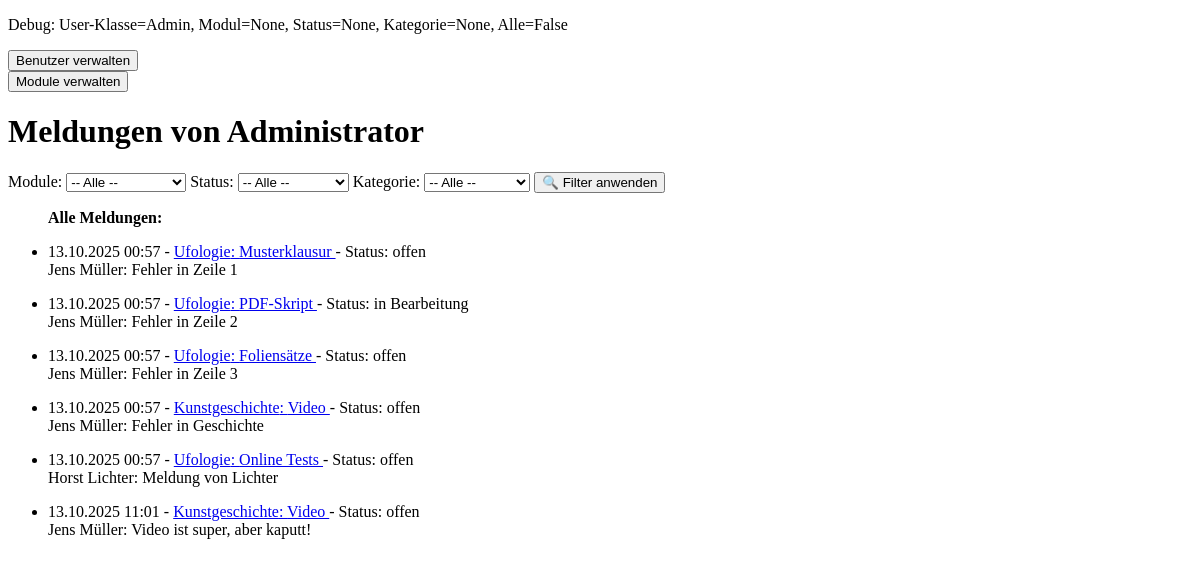
/uebersicht, run on an earlier commit of the app's database.
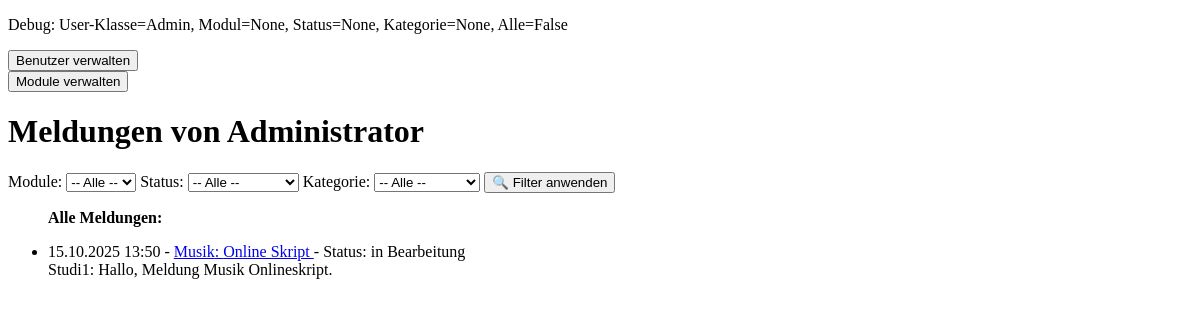
And on a later commit of the database.
### models/benutzer.py (models this page shows, shortened)
class Benutzer(db.Model):#, ABC):
    __tablename__ = "benutzer"
    id = db.Column(db.Integer, primary_key=True)
    name = db.Column(db.String(100), nullable=False)
    email = db.Column(db.String(120), unique=True, nullable=False)
    passwort = db.Column(db.String(100), nullable=False)
    type = db.Column(db.String(50))
    __mapper_args__ = {
        "polymorphic_on": type,
        "polymorphic_identity": "benutzer"
    }

### models/meldung.py (models this page shows, shortened)
class Meldung(db.Model):
    __tablename__ = "meldung"
    id = db.Column(db.Integer, primary_key=True)
    beschreibung = db.Column(db.String(500), nullable=False)
    kategorie = db.Column(db.Enum(Kategorie), nullable=False)
    status = db.Column(db.Enum(Status), default=Status.OFFEN, nullable=False)
    zeitstempel = db.Column(db.DateTime, default=datetime.now, nullable=False)
    ersteller_id = db.Column(
        db.Integer,
        db.ForeignKey("studierende.id", ondelete="CASCADE"),
        nullable=False
        )
    ersteller = db.relationship("Studierende", back_populates="meldungen")
    modul_id = db.Column(
        db.Integer,
        db.ForeignKey("modul.id", ondelete="CASCADE"),
        nullable=False)
    modul = db.relationship("Modul", back_populates="meldungen")
    kommentare = db.relationship(
        "Kommentar",
        back_populates="meldung",
        cascade="all, delete-orphan"
        )
    '''
    @property
    def meldungs_id(self) -> int:
        return self.__meldungs_id

    @property
    def beschreibung(self) -> str:
        return self.__beschreibung

    @property
    def kategorie(self) -> Kategorie:
        return self.__kategorie

    @property
    def status(self) -> Status:
        return self.__status

    @property
    def zeitstempel(self) -> datetime:
        return self.__zeitstempel

    @property
    def ersteller(self) -> Studierende:
        return self.__ersteller

    @property
    def modul(self) -> Modul:
        return self.__modul

    @property
    def kommentare(self) -> list[Kommentar]:
        return self.__kommentare

    # Setter Methoden
    @meldungs_id.setter
    def meldungs_id(self, value:int):
        self.__meldungs_id = value

    @beschreibung.setter
    def beschreibung(self, value:str):
        self.__beschreibung = value

    @kategorie.setter
    def kategorie(self, value:Kategorie):
        self.__kategorie = value

    @status.setter
    def status(self, value:Status):
        self.__status = value

    @kommentare.setter
    def kommentare(self, value:str):
        self.__kommentare.append(value)

    # Setter deaktiviert: unveränderlich nach Erstellung

    #@zeitstempel.setter
    #def zeitstempel(self, value):
    #    self.__zeitstempel = value

    #@ersteller.setter
    #def ersteller(self, value):
    #    self.__ersteller = value

    #@modul.setter
    #def modul(self, value):
    #    self.__modul = value
    '''

### models/modul.py (models this page shows, shortened)
class Modul(db.Model):
    __tablename__ = "modul"
    id = db.Column(db.Integer, primary_key=True)
    titel = db.Column(db.String(200), nullable=False)
    meldungen = db.relationship(
        "Meldung",
        back_populates="modul",
        cascade="all, delete-orphan"
        )
    lehrende = db.relationship(
        "Lehrende",
        secondary=modul_lehrende,
        back_populates="module"
        )

### controller.py (the view)
@app.route("/uebersicht") # GET-Anfrage <form method="get" action="/uebersicht">
def uebersicht():
    alle_meldungen = request.args.get("alle_meldungen") == "true" # anfangs eigene Meldungen zeigen
    selected_modul = request.args.get("modul") or None
    selected_status = request.args.get("status") or None
    selected_kategorie = request.args.get("kategorie") or None
    if isinstance(current_user, Studierende):
        module = db.session.query(Modul).all()
        meldungen = db.session.query(Meldung).all() if alle_meldungen else current_user.meldungen#.all()
    elif isinstance(current_user, Lehrende):
        if alle_meldungen:
            module = db.session.query(Modul).all()
        else:
            module = current_user.module
        meldungen = db.session.query(Meldung).all() if alle_meldungen else current_user.get_eigene_meldungen()
    elif isinstance(current_user, Admin):
        module = db.session.query(Modul).all()
        meldungen = current_user.get_alle_meldungen()
    if selected_modul:
        meldungen = [m for m in meldungen if m.modul.titel == selected_modul]
    if selected_status:
        meldungen = [m for m in meldungen if m.status.name == selected_status]
    if selected_kategorie:
        meldungen = [m for m in meldungen if m.kategorie.name == selected_kategorie]
    return render_template("uebersicht.html",
        user = current_user,
        meldungen = meldungen,
        alle_meldungen = alle_meldungen,
        module = module,
        status_enum = Status,
        kategorie_enum = Kategorie,
        selected_modul = selected_modul,
        selected_status = selected_status,
        selected_kategorie = selected_kategorie
    )

### controller.py (called while the page is built)
@app.before_request
def setze_dummy_user():
    global current_user
    current_user = Admin.query.first()  # später: Session-basiert

### models/admin.py (called while the page is built)
    def get_alle_meldungen(self) -> list["Meldung"]:
        from models.meldung import Meldung
        return db.session.query(Meldung).all()

### templates/uebersicht.html (shortened to what this page needs)
<!DOCTYPE html>
<html>
<head>
</head>
<body>
    <p>Debug: User-Klasse={{user.__class__.__name__}}, Modul={{ selected_modul }}, Status={{ selected_status }}, Kategorie={{ selected_kategorie }}, Alle={{ alle_meldungen }}</p>
    {% if user.__class__.__name__ == "Admin" %}
        <form method="get" action="{{ url_for('nutzer_verwalten') }}">
            <button type="submit"> Benutzer verwalten </button>
        </form>
        <form method="get" action="{{ url_for('module_verwalten') }}">
            <button type="submit"> Module verwalten </button>
        </form>
    {% endif %}
    <h1> Meldungen von {{ user.name }}</h1>
    <form method="get" action="/uebersicht">
        <label for="modul">Module:</label>
        <select name="modul" id="modul">
            <option value="">-- Alle --</option>
        </select>
        <label for="status">Status:</label>
        <select name="status" id="status">
            <option value="">-- Alle --</option>
        </select>
        <label for="kategorie">Kategorie:</label>
        <select name="kategorie" id="kategorie">
            <option value="">-- Alle --</option>
        </select>
        <button type="submit">🔍 Filter anwenden</button>
    </form>
    <ul id="navigation">
    <p><strong>
        {% if user.__class__.__name__ == "Lehrende" %}
            Meldungen für {% if alle_meldungen %}alle{% else %}meine{% endif %} Module:
        {% elif user.__class__.__name__ == "Studierende" %}
            {% if alle_meldungen %}Alle{% else %}Eigene{% endif %} Meldungen:
        {% else %}
            Alle Meldungen:
        {% endif %}
    </strong></p>
    {% if meldungen %}
        {% for meldung in meldungen %}
            <li>
                {{ meldung.zeitstempel.strftime('%d.%m.%Y %H:%M') }} -
                <a href="{{ url_for('meldung_anzeigen', meldungs_id=meldung.id) }}">
                    {{ meldung.modul.titel }}: {{ meldung.kategorie.value }}
                </a>
                - Status: {{ meldung.status.value }}<br>
                {{meldung.ersteller.name}}: {{ meldung.beschreibung }}
            </li>
        {% endfor %}
    {% else %}Keine Meldungen vorhanden.{% endif %}
    </ul>
</body>
</html>

What changed in the data, as far as the page shows it:
removed Meldung: zeitstempel "13.10.2025 00:57", modul.titel "Ufologie", kategorie.value "Musterklausur", status.value "offen", ersteller.name "Jens Müller", beschreibung "Fehler in Zeile 1"
removed Meldung: zeitstempel "13.10.2025 00:57", modul.titel "Ufologie", kategorie.value "PDF-Skript", status.value "in Bearbeitung", ersteller.name "Jens Müller", beschreibung "Fehler in Zeile 2"
removed Meldung: zeitstempel "13.10.2025 00:57", modul.titel "Ufologie", kategorie.value "Foliensätze", status.value "offen", ersteller.name "Jens Müller", beschreibung "Fehler in Zeile 3"
removed Meldung: zeitstempel "13.10.2025 00:57", modul.titel "Kunstgeschichte", kategorie.value "Video", status.value "offen", ersteller.name "Jens Müller", beschreibung "Fehler in Geschichte"
removed Meldung: zeitstempel "13.10.2025 00:57", modul.titel "Ufologie", kategorie.value "Online Tests", status.value "offen", ersteller.name "Horst Lichter", beschreibung "Meldung von Lichter"
removed Meldung: zeitstempel "13.10.2025 11:01", modul.titel "Kunstgeschichte", kategorie.value "Video", status.value "offen", ersteller.name "Jens Müller", beschreibung "Video ist super, aber kaputt!"
added Meldung: zeitstempel "15.10.2025 13:50", modul.titel "Musik", kategorie.value "Online Skript", status.value "in Bearbeitung", ersteller.name "Studi1", beschreibung "Hallo, Meldung Musik Onlineskript."
